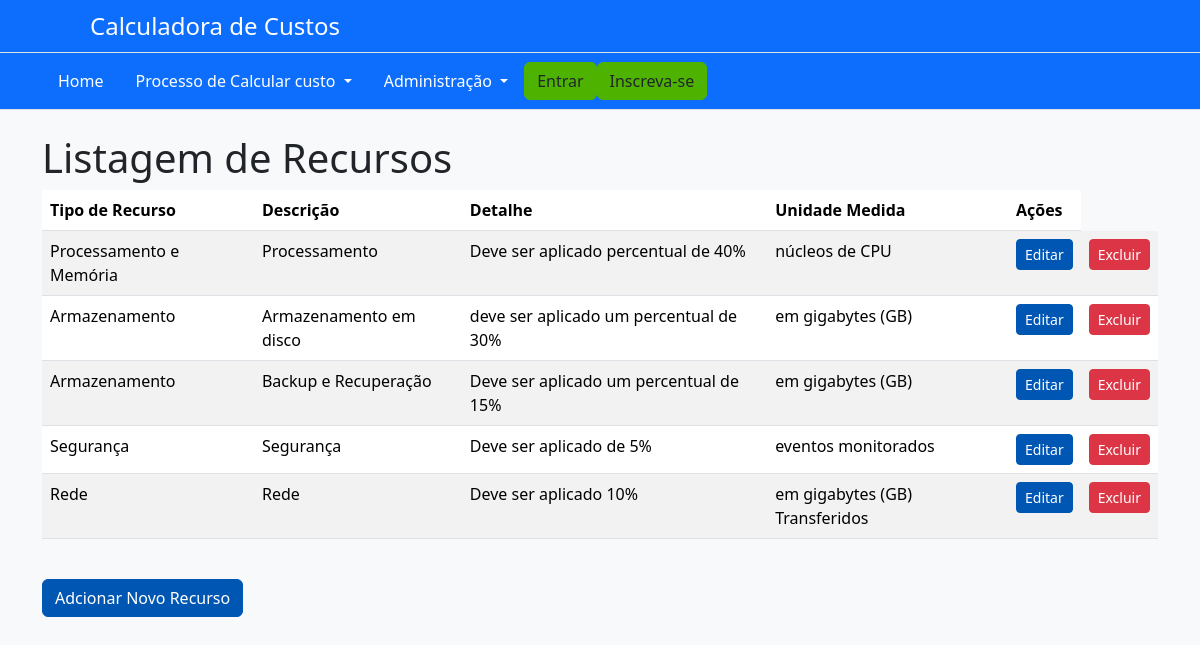
/listarrecurso/, run on the app's committed database.
### AppCalculadora/models.py (models this page shows, shortened)
class Recurso(models.Model):
    UNIDADE_MEDIDA_CHOICES = [
        ('núcleos de CPU', 'núcleos de CPU'),
        ('em gigabytes (GB)', 'em gigabytes (GB) '),
        ('em gigabytes (GB) Transferidos', 'em gigabytes (GB) Transferidos'),
        ('eventos monitorados', 'eventos monitorados'),
    ]
    tipo_recurso = models.ForeignKey(TipoRecurso, on_delete=models.CASCADE)
    descricao = models.CharField(max_length=255)
    detalhes = models.TextField()
    unidade_medida = models.CharField(
        max_length=255,
        choices=UNIDADE_MEDIDA_CHOICES,
        default='núcleos de CPU',
    )

class TipoRecurso(models.Model):
    nome = models.CharField(max_length=255)

### AppCalculadora/views.py (the view)
# urls.py: path('listarrecurso/', views.listar_recurso, name='listarRecurso'),
def listar_recurso(request):
    recursos = Recurso.objects.all()
    return render(request, 'recurso/listar_recurso.html', {'recursos': recursos})

### AppCalculadora/templates/recurso/listar_recurso.html
{% extends 'base.html' %}
{% block content %}
<div class="container">
    <h1 class="page-title">Listagem de Recursos</h1>
    <table class="table table-striped">
        <thead>
            <tr>
                <th>Tipo de Recurso</th>
                <th>Descrição</th>
                <th>Detalhe</th>
                <th>Unidade Medida</th>
                <th>Ações</th>
            </tr>
        </thead>
        <tbody>
            {% for recurso in recursos %}
            <tr>
                <td>{{ recurso.tipo_recurso.nome }}</td>
                <td>{{ recurso.descricao }}</td>
                <td>{{ recurso.detalhes }}</td>
                <td>{{ recurso.unidade_medida }}</td>
                <td>
                    <a href="{% url 'editarRecurso' recurso.pk %}" class="btn btn-primary btn-sm">Editar</a>
                </td>
                <td>
                    <a href="{% url 'excluirRecurso' recurso.pk %}" class="btn btn-danger btn-sm">Excluir</a>
                </td>
            </tr>
            {% endfor %}
        </tbody>
    </table>
    <br>
    <a href="{% url 'cadastrarRecurso' %}" class="btn btn-primary mb-3">Adcionar Novo Recurso</a>
</div>
{% endblock %}

### AppCalculadora/static/css/custom.css (style rules this page uses)
body { background-color: #f8f9fa; color: #212529; }
.btn-primary { background-color: #0056b3; border-color: #0056b3; }

### data on the page
Recurso: tipo_recurso.nome "Processamento e Memória", descricao "Processamento", detalhes "Deve ser aplicado percentual de 40%", unidade_medida "núcleos de CPU"
Recurso: tipo_recurso.nome "Armazenamento", descricao "Armazenamento em disco", detalhes "deve ser aplicado um percentual de 30%", unidade_medida "em gigabytes (GB)"
Recurso: tipo_recurso.nome "Armazenamento", descricao "Backup e Recuperação", detalhes "Deve ser aplicado um percentual de 15%", unidade_medida "em gigabytes (GB)"
Recurso: tipo_recurso.nome "Segurança", descricao "Segurança", detalhes "Deve ser aplicado de 5%", unidade_medida "eventos monitorados"
Recurso: tipo_recurso.nome "Rede", descricao "Rede", detalhes "Deve ser aplicado 10%", unidade_medida "em gigabytes (GB) Transferidos"
